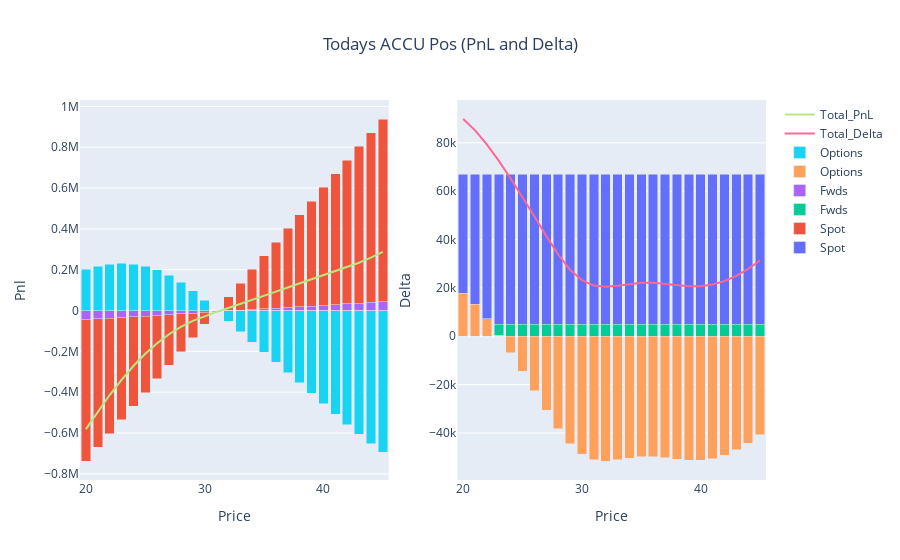

The notebook cell this image was saved under:
### Markdown cell above
# Today's Position

### Code cell
## USE THIS STYLE OF GRAPHING FOR TODAY DATE ENTRY ##
position_functions = Position_Reporting(positions, 'ACCU', current_date)
pnl, delta, theta, vega, value = position_functions.combine_frame()

fig_d = go.Figure()

fig_d.add_trace(go.Bar(x=delta.Price, y=delta.Spot, name='Spot', base=0))
fig_d.add_trace(go.Bar(x=delta.Price, y=delta.Fwds, name='Fwds', base=0))
fig_d.add_trace(go.Bar(x=delta.Price, y=delta.Options, name='Options', base=0))
fig_d.add_trace(go.Scatter(x=delta.Price, y=delta.Total_Delta, mode='lines', name='Total_Delta'))

#fig_d.update_layout(title='ACCU Delta Today', xaxis_title='Price', yaxis_title='Delta', barmode='stack')
#fig_d.show()

#~~~~~~~~~~~~~~~~~~~~~~~~~~~~~~~~~
fig_p = go.Figure()

fig_p.add_trace(go.Bar(x=pnl.Price, y=pnl.Spot, name='Spot', base=0))
fig_p.add_trace(go.Bar(x=pnl.Price, y=pnl.Fwds, name='Fwds', base=0))
fig_p.add_trace(go.Bar(x=pnl.Price, y=pnl.Options, name='Options', base=0))
fig_p.add_trace(go.Scatter(x=pnl.Price, y=pnl.Total_Pnl, mode='lines', name='Total_PnL'))

#fig_p.update_layout(title='ACCU PnL Today', xaxis_title='Price', yaxis_title='pnl', barmode='stack')
#fig_p.show()


#~~~~~~~~~~~~~~~~~~~~~~~~~~~~~~~
fig = make_subplots(rows=1, cols=2)
for i in range(0,len(fig_d.data)):
    fig.add_trace(fig_d.data[i], row=1, col=2)
    fig.add_trace(fig_p.data[i], row=1, col=1)
    
fig.update_layout(title={'text': 'Todays ACCU Pos (PnL and Delta)','x': 0.5,'xanchor': 'center'}, barmode='stack')

fig.update_xaxes(title_text="Price", row=1, col=1)
fig.update_yaxes(title_text="Pnl", row=1, col=1)
fig.update_xaxes(title_text="Price", row=1, col=2)
fig.update_yaxes(title_text="Delta", row=1, col=2)    
fig.show()

### Figure 1 — Plotly figure (JSON) as saved in the notebook; plotly's stock layout.template omitted (floating-point values rounded to 4 significant figures)
{"data": [{"base": 0, "name": "Spot", "type": "bar", "x": [20, 21, 22, 23, 24, 25, 26, 27, 28, 29, 30, 31, 32, 33, 34, 35, 36, 37, 38, 39, 40, 41, 42, 43, 44, 45], "xaxis": "x2", "y": [67030, 67030, 67030, 67030, 67030, 67030, 67030, 67030, 67030, 67030, 67030, 67030, 67030, 67030, 67030, 67030, 67030, 67030, 67030, 67030, 67030, 67030, 67030, 67030, 67030, 67030], "yaxis": "y2"}, {"base": 0, "name": "Spot", "type": "bar", "x": [20, 21, 22, 23, 24, 25, 26, 27, 28, 29, 30, 31, 32, 33, 34, 35, 36, 37, 38, 39, 40, 41, 42, 43, 44, 45], "xaxis": "x", "y": [-737330, -670300, -603270, -536240, -469210, -402180, -335150, -268120, -201090, -134060, -67030, 0, 67030, 134060, 201090, 268120, 335150, 402180, 469210, 536240, 603270, 670300, 737330, 804360, 871390, 938420], "yaxis": "y"}, {"base": 0, "name": "Fwds", "type": "bar", "x": [20, 21, 22, 23, 24, 25, 26, 27, 28, 29, 30, 31, 32, 33, 34, 35, 36, 37, 38, 39, 40, 41, 42, 43, 44, 45], "xaxis": "x2", "y": [5000, 5000, 5000, 5000, 5000, 5000, 5000, 5000, 5000, 5000, 5000, 5000, 5000, 5000, 5000, 5000, 5000, 5000, 5000, 5000, 5000, 5000, 5000, 5000, 5000, 5000], "yaxis": "y2"}, {"base": 0, "name": "Fwds", "type": "bar", "x": [20, 21, 22, 23, 24, 25, 26, 27, 28, 29, 30, 31, 32, 33, 34, 35, 36, 37, 38, 39, 40, 41, 42, 43, 44, 45], "xaxis": "x", "y": [-44890.0, -41360.0, -37830.0, -34310.0, -30780.0, -27250.0, -23730.0, -20200.0, -16670.0, -13150.0, -9618.0, -6091.0, -2564.0, 963.2, 4490.0, 8017.0, 11540.0, 15070.0, 18600.0, 22130.0, 25650.0, 29180.0, 32710.0, 36230.0, 39760.0, 43290.0], "yaxis": "y"}, {"base": 0, "name": "Options", "type": "bar", "x": [20, 21, 22, 23, 24, 25, 26, 27, 28, 29, 30, 31, 32, 33, 34, 35, 36, 37, 38, 39, 40, 41, 42, 43, 44, 45], "xaxis": "x2", "y": [17830.0, 13150.0, 7264.0, 495.3, -6823.0, -14520.0, -22530.0, -30620.0, -38210.0, -44500.0, -48850.0, -51080.0, -51580.0, -51100.0, -50370.0, -49910.0, -49920.0, -50320.0, -50890.0, -51310.0, -51290.0, -50630.0, -49210.0, -47020.0, -44140.0, -40710.0], "yaxis": "y2"}, {"base": 0, "name": "Options", "type": "bar", "x": [20, 21, 22, 23, 24, 25, 26, 27, 28, 29, 30, 31, 32, 33, 34, 35, 36, 37, 38, 39, 40, 41, 42, 43, 44, 45], "xaxis": "x", "y": [201200.0, 216800.0, 227100.0, 231000.0, 227900.0, 217300.0, 198800.0, 172200.0, 137700.0, 96200.0, 49350.0, -781.4, -52230.0, -103600.0, -154300.0, -204400.0, -254300.0, -304400.0, -355000.0, -406100.0, -457500.0, -508500.0, -558500.0, -606700.0, -652300.0, -694800.0], "yaxis": "y"}, {"mode": "lines", "name": "Total_Delta", "type": "scatter", "x": [20, 21, 22, 23, 24, 25, 26, 27, 28, 29, 30, 31, 32, 33, 34, 35, 36, 37, 38, 39, 40, 41, 42, 43, 44, 45], "xaxis": "x2", "y": [89860.0, 85180.0, 79290.0, 72530.0, 65210.0, 57510.0, 49500.0, 41410.0, 33820.0, 27530.0, 23180.0, 20950.0, 20450.0, 20930.0, 21660.0, 22120.0, 22110.0, 21710.0, 21140.0, 20720.0, 20740.0, 21400.0, 22820.0, 25010.0, 27890.0, 31320.0], "yaxis": "y2"}, {"mode": "lines", "name": "Total_PnL", "type": "scatter", "x": [20, 21, 22, 23, 24, 25, 26, 27, 28, 29, 30, 31, 32, 33, 34, 35, 36, 37, 38, 39, 40, 41, 42, 43, 44, 45], "xaxis": "x", "y": [-581000.0, -494800.0, -414000.0, -339500.0, -272100.0, -212200.0, -160100.0, -116100.0, -80060.0, -51000.0, -27300.0, -6872.0, 12240.0, 31410.0, 51240.0, 71690.0, 92380.0, 112800.0, 132800.0, 152200.0, 171400.0, 191000.0, 211500.0, 233900.0, 258800.0, 286900.0], "yaxis": "y"}], "layout": {"barmode": "stack", "title": {"text": "Todays ACCU Pos (PnL and Delta)", "x": 0.5, "xanchor": "center"}, "xaxis": {"anchor": "y", "domain": [0, 0.45], "title": {"text": "Price"}}, "xaxis2": {"anchor": "y2", "domain": [0.55, 1], "title": {"text": "Price"}}, "yaxis": {"anchor": "x", "domain": [0, 1], "title": {"text": "Pnl"}}, "yaxis2": {"anchor": "x2", "domain": [0, 1], "title": {"text": "Delta"}}}}
